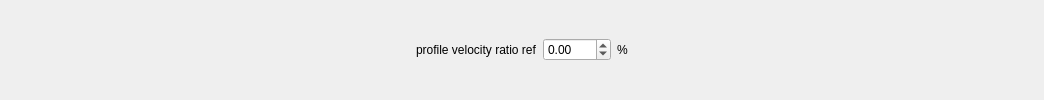
                    <widget class="QWidget" name="page_profileVelocityLoop">
                     <layout class="QHBoxLayout" name="horizontalLayout_17">
                      <item>
                       <spacer name="horizontalSpacer_13">
                        <property name="orientation">
                         <enum>Qt::Horizontal</enum>
                        </property>
                        <property name="sizeHint" stdset="0">
                         <size>
                          <width>405</width>
                          <height>20</height>
                         </size>
                        </property>
                       </spacer>
                      </item>
                      <item>
                       <layout class="QHBoxLayout" name="horizontalLayout_16">
                        <item>
                         <widget class="QLabel" name="label_18">
                          <property name="text">
                           <string>profile velocity ratio ref</string>
                          </property>
                         </widget>
                        </item>
                        <item>
                         <widget class="QDoubleSpinBox" name="dSpinBox_profileVel">
                          <property name="minimum">
                           <double>-100.000000000000000</double>
                          </property>
                          <property name="maximum">
                           <double>100.000000000000000</double>
                          </property>
                         </widget>
                        </item>
                        <item>
                         <widget class="QLabel" name="label_19">
                          <property name="text">
                           <string>%</string>
                          </property>
                         </widget>
                        </item>
                       </layout>
                      </item>
                      <item>
                       <spacer name="horizontalSpacer_7">
                        <property name="orientation">
                         <enum>Qt::Horizontal</enum>
                        </property>
                        <property name="sizeHint" stdset="0">
                         <size>
                          <width>405</width>
                          <height>20</height>
                         </size>
                        </property>
                       </spacer>
                      </item>
                     </layout>
                    </widget>
